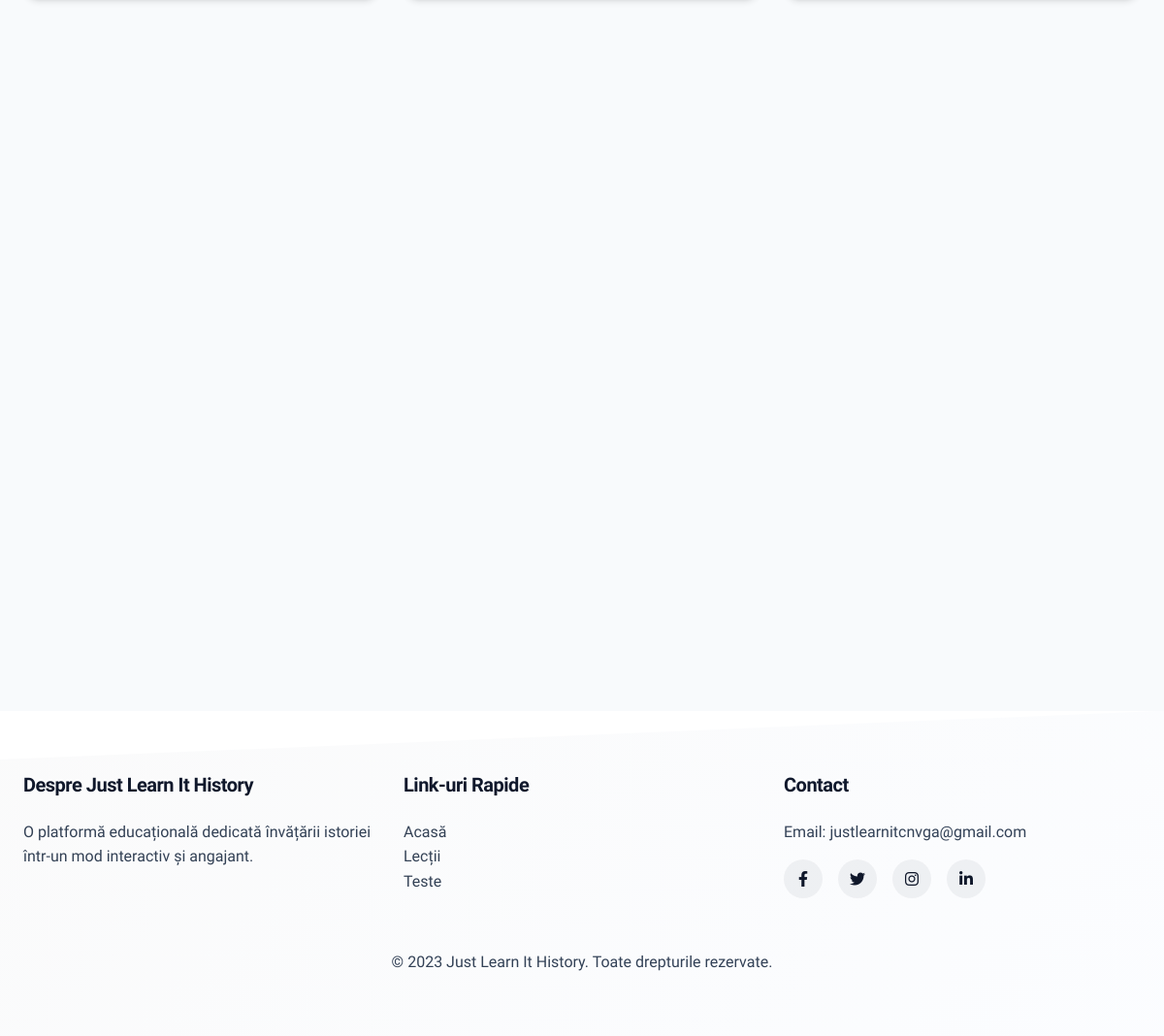
Before: / (lower part) with the older database file.
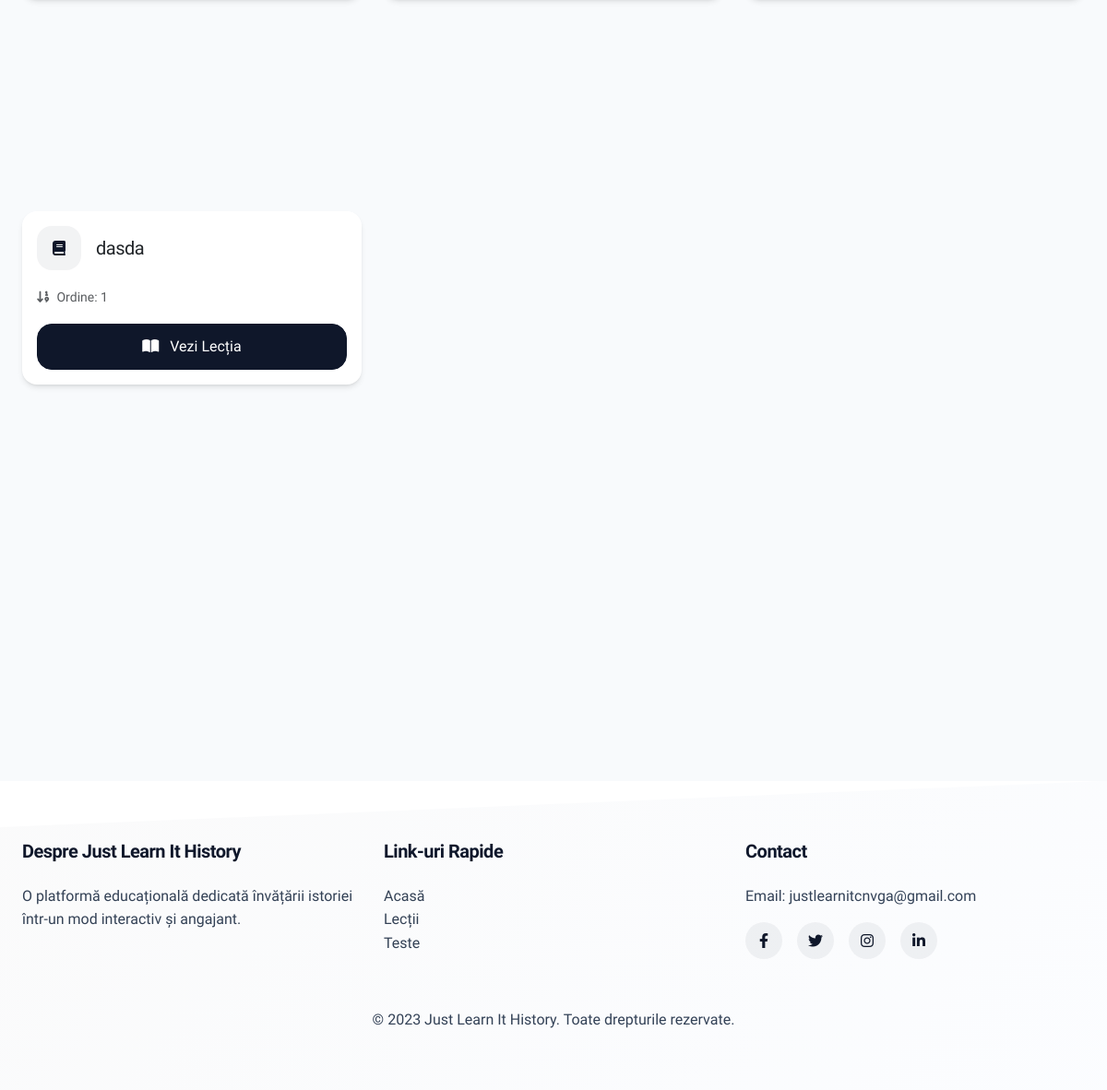
After: the same page with the newer database file.
### app.py (models this page shows)
class Lesson(db.Model):
    id = db.Column(db.Integer, primary_key=True)
    title = db.Column(db.String(200), nullable=False)
    content = db.Column(db.Text, nullable=False)
    order = db.Column(db.Integer, nullable=False)
    created_at = db.Column(db.DateTime, nullable=False, default=datetime.datetime.now)

### app.py (the view)
@app.route('/')
def index():
    latest_lessons = Lesson.query.with_entities(
        Lesson.id,
        Lesson.title,
        Lesson.content,
        Lesson.order
    ).order_by(Lesson.id.desc()).limit(3).all()
    return render_template('index.html', latest_lessons=latest_lessons)

### templates/index.html (shortened to what this page needs)
{% extends "base.html" %}
{% block content %}
<div class="container py-5">
    <div class="row mb-5">
        <div class="col-12 text-center">
        </div>
    </div>
    <div class="row g-4 mb-5">
        {% if latest_lessons %}
            {% for lesson in latest_lessons %}
            <div class="col-md-4">
                <div class="card h-100 stagger-animation">
                    <div class="card-body">
                        <div class="d-flex align-items-center mb-3">
                            <div class="feature-icon me-3">
                                <i class="fas fa-book"></i>
                            </div>
                            <h3 class="h5 mb-0">{{ lesson.title }}</h3>
                        </div>
                        <p class="text-muted mb-3">
                            <small>
                                <i class="fas fa-sort-numeric-down me-1"></i> Ordine: {{ lesson.order }}
                            </small>
                        </p>
                        <a href="{{ url_for('lesson', lesson_id=lesson.id) }}" class="btn btn-primary w-100">
                            <i class="fas fa-book-open me-2"></i> Vezi Lecția
                        </a>
                    </div>
                </div>
            </div>
            {% endfor %}
        {% else %}
            <div class="col-12">
            </div>
        {% endif %}
    </div>
    <div class="row">
        <div class="col-12">
        </div>
    </div>
</div>
{% endblock %}

Changed rows visible on the page:
added Lesson: title "dasda", order "1"
